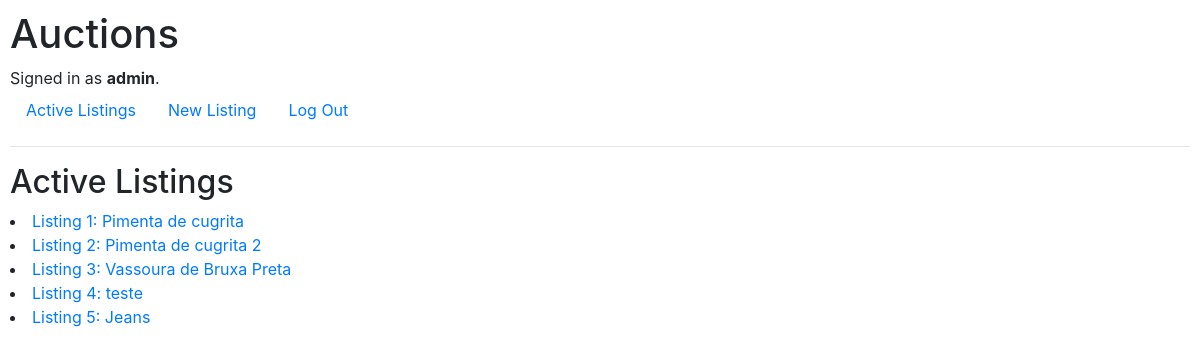
The page / (signed in) on the database its author committed.
### auctions/models.py (models this page shows, shortened)
class User(AbstractUser):
    pass

class Listing(models.Model):
    active = models.BooleanField()
    owner = models.ForeignKey(User, on_delete=models.PROTECT)
    creationDate = models.DateTimeField()
    title = models.CharField(max_length=70)
    picture = models.ImageField(upload_to="pictures", blank=True, null=True)
    description = models.CharField(max_length=255)
    category = models.ForeignKey(Category, on_delete=models.PROTECT)
    initialPrice = models.DecimalField(max_digits=10, decimal_places=2)
    currentPrice = models.DecimalField(max_digits=10, decimal_places=2)

### auctions/views.py (the view)
# urls.py: path("", views.index, name="index"),
def index(request):
    return render(request, "auctions/index.html", {
        "listings": Listing.objects.all,
        })

### auctions/templates/auctions/index.html
{% extends "auctions/layout.html" %}
{% block body %}
    {% if user.is_authenticated %}
        <h2>Active Listings</h2>
        {% for listing in listings %}
            {% if listing.active %}
                <li><a href="{% url 'listing' listing.id %}">Listing {{ listing.id }}: {{ listing.title }}</a></li>
            {% endif %}
        {% endfor %}
    {% endif %}
{% endblock %}

### auctions/templates/auctions/layout.html (shortened to what this page needs)
{% load static %}
<!DOCTYPE html>
<html lang="en">
    <head>
        <link rel="stylesheet" href="https://stackpath.bootstrapcdn.com/bootstrap/4.4.1/css/bootstrap.min.css">
        <link href="{% static 'auctions/styles.css' %}" rel="stylesheet">
    </head>
    <body>
        <h1>Auctions</h1>
        <div>
            {% if user.is_authenticated %}
                Signed in as <strong>{{ user.username }}</strong>.
            {% else %}
                Not signed in.
            {% endif %}
        </div>
        <ul class="nav">
            <li class="nav-item">
                <a class="nav-link" href="{% url 'index' %}">Active Listings</a>
            </li>
            <li>
                <a class="nav-link" href="{% url 'create' %}">New Listing</a>
            </li>
            {% if user.is_authenticated %}
                <li class="nav-item">
                    <a class="nav-link" href="{% url 'logout' %}">Log Out</a>
                </li>
            {% endif %}
        </ul>
        <hr>
        {% block body %}
        {% endblock %}
    </body>
</html>

### auctions/static/auctions/styles.css (style rules this page uses)
body { padding: 10px; }

### rows shown on the page
User: username "admin"
Listing: id "1", title "Pimenta de cugrita"
Listing: id "2", title "Pimenta de cugrita 2"
Listing: id "3", title "Vassoura de Bruxa Preta"
Listing: id "4", title "teste"
Listing: id "5", title "Jeans"
